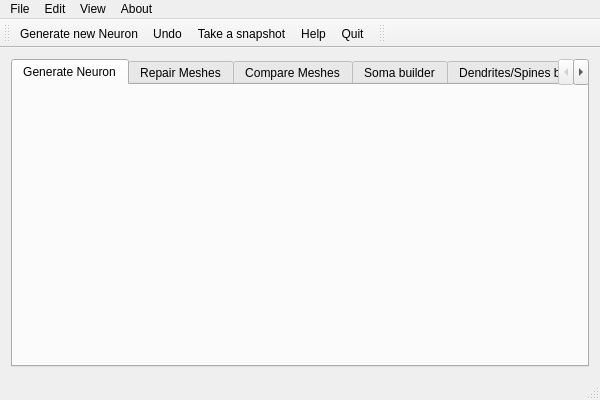
<?xml version="1.0" encoding="UTF-8"?>
<ui version="4.0">
 <class>NeuronizeClass</class>
 <widget class="QMainWindow" name="NeuronizeClass">
  <property name="geometry">
   <rect>
    <x>0</x>
    <y>0</y>
    <width>600</width>
    <height>400</height>
   </rect>
  </property>
  <property name="windowTitle">
   <string>Neuronize</string>
  </property>
  <property name="windowIcon">
   <iconset resource="neuronize.qrc">
    <normaloff>:/Neuronize/icons/neuronize.png</normaloff>:/Neuronize/icons/neuronize.png</iconset>
  </property>
  <widget class="QWidget" name="centralWidget">
   <layout class="QHBoxLayout" name="horizontalLayout">
    <item>
     <widget class="QTabWidget" name="tabWidget_MainContainer">
      <property name="tabPosition">
       <enum>QTabWidget::North</enum>
      </property>
      <property name="tabShape">
       <enum>QTabWidget::Rounded</enum>
      </property>
      <property name="currentIndex">
       <number>0</number>
      </property>
      <property name="usesScrollButtons">
       <bool>true</bool>
      </property>
      <widget class="QWidget" name="tab_SomaCreator">
       <attribute name="title">
        <string>Generate Neuron</string>
       </attribute>
       <layout class="QVBoxLayout" name="verticalLayout_3">
        <item>
         <layout class="QVBoxLayout" name="verticalLayout_SomaCreator"/>
        </item>
       </layout>
      </widget>
      <widget class="QWidget" name="tab_RepairMeshes">
       <attribute name="title">
        <string>Repair Meshes</string>
       </attribute>
       <layout class="QVBoxLayout" name="verticalLayout_6">
        <item>
         <layout class="QVBoxLayout" name="verticalLayout_RepairMeshes"/>
        </item>
       </layout>
      </widget>
      <widget class="QWidget" name="tab_CompareMeshes">
       <attribute name="title">
        <string>Compare Meshes</string>
       </attribute>
       <layout class="QVBoxLayout" name="verticalLayout_8">
        <item>
         <layout class="QVBoxLayout" name="verticalLayout_CompareMeshes"/>
        </item>
       </layout>
      </widget>
      <widget class="QWidget" name="tab_SomaGenerator">
       <attribute name="title">
        <string>Soma builder</string>
       </attribute>
       <layout class="QVBoxLayout" name="verticalLayout">
        <item>
         <layout class="QVBoxLayout" name="verticalLayout_SomaDeformer"/>
        </item>
       </layout>
      </widget>
      <widget class="QWidget" name="tab_DendritesGenerator">
       <attribute name="title">
        <string>Dendrites/Spines builder</string>
       </attribute>
       <layout class="QVBoxLayout" name="verticalLayout_2">
        <item>
         <layout class="QVBoxLayout" name="verticalLayout_DendritesGenerator"/>
        </item>
       </layout>
      </widget>
      <widget class="QWidget" name="tab_SpinesGenerator">
       <attribute name="title">
        <string>Spines builder</string>
       </attribute>
       <layout class="QVBoxLayout" name="verticalLayout_4">
        <item>
         <layout class="QVBoxLayout" name="verticalLayout_SpinesGenerator"/>
        </item>
       </layout>
      </widget>
     </widget>
    </item>
   </layout>
  </widget>
  <widget class="QMenuBar" name="menuBar">
   <property name="geometry">
    <rect>
     <x>0</x>
     <y>0</y>
     <width>600</width>
     <height>25</height>
    </rect>
   </property>
   <widget class="QMenu" name="menuFile">
    <property name="title">
     <string>File</string>
    </property>
    <addaction name="actionGenerateNewNeuron"/>
    <addaction name="actionRepair_Meshes"/>
    <addaction name="actionCompare_Meshes"/>
    <addaction name="actionQuit"/>
   </widget>
   <widget class="QMenu" name="menuEdit">
    <property name="title">
     <string>Edit</string>
    </property>
    <addaction name="actionUndo"/>
   </widget>
   <widget class="QMenu" name="menuView">
    <property name="title">
     <string>View</string>
    </property>
    <addaction name="actionTake_a_snapshot"/>
   </widget>
   <widget class="QMenu" name="menuAbout">
    <property name="title">
     <string>About</string>
    </property>
    <addaction name="actionHelp"/>
    <addaction name="actionAbout_Neuronize"/>
   </widget>
   <addaction name="menuFile"/>
   <addaction name="menuEdit"/>
   <addaction name="menuView"/>
   <addaction name="menuAbout"/>
  </widget>
  <widget class="QToolBar" name="mainToolBar">
   <attribute name="toolBarArea">
    <enum>TopToolBarArea</enum>
   </attribute>
   <attribute name="toolBarBreak">
    <bool>false</bool>
   </attribute>
   <addaction name="actionGenerateNewNeuron"/>
   <addaction name="actionUndo"/>
   <addaction name="actionTake_a_snapshot"/>
   <addaction name="actionHelp"/>
   <addaction name="actionQuit"/>
  </widget>
  <widget class="QStatusBar" name="statusBar"/>
  <widget class="QToolBar" name="toolBar">
   <property name="windowTitle">
    <string>toolBar</string>
   </property>
   <attribute name="toolBarArea">
    <enum>TopToolBarArea</enum>
   </attribute>
   <attribute name="toolBarBreak">
    <bool>false</bool>
   </attribute>
  </widget>
  <action name="actionGenerateNewNeuron">
   <property name="icon">
    <iconset resource="neuronize.qrc">
     <normaloff>:/Neuronize/icons/document-open-6.png</normaloff>:/Neuronize/icons/document-open-6.png</iconset>
   </property>
   <property name="text">
    <string>Generate new Neuron</string>
   </property>
  </action>
  <action name="actionQuit">
   <property name="icon">
    <iconset resource="neuronize.qrc">
     <normaloff>:/Neuronize/icons/application-exit.png</normaloff>:/Neuronize/icons/application-exit.png</iconset>
   </property>
   <property name="text">
    <string>Quit</string>
   </property>
  </action>
  <action name="actionUndo">
   <property name="icon">
    <iconset resource="neuronize.qrc">
     <normaloff>:/Neuronize/icons/edit-undo-8.png</normaloff>:/Neuronize/icons/edit-undo-8.png</iconset>
   </property>
   <property name="text">
    <string>Undo</string>
   </property>
  </action>
  <action name="actionTake_a_snapshot">
   <property name="icon">
    <iconset resource="neuronize.qrc">
     <normaloff>:/Neuronize/icons/Camera.app.png</normaloff>:/Neuronize/icons/Camera.app.png</iconset>
   </property>
   <property name="text">
    <string>Take a snapshot</string>
   </property>
  </action>
  <action name="actionHelp">
   <property name="icon">
    <iconset resource="neuronize.qrc">
     <normaloff>:/Neuronize/icons/help-2.png</normaloff>:/Neuronize/icons/help-2.png</iconset>
   </property>
   <property name="text">
    <string>Help</string>
   </property>
  </action>
  <action name="actionAbout_Neuronize">
   <property name="text">
    <string>About Neuronize</string>
   </property>
  </action>
  <action name="actionBatchBuilder">
   <property name="text">
    <string>BatchBuilder</string>
   </property>
  </action>
  <action name="actionRepair_Meshes">
   <property name="text">
    <string>Repair Meshes</string>
   </property>
  </action>
  <action name="actionCompare_Meshes">
   <property name="text">
    <string>Compare Meshes</string>
   </property>
  </action>
 </widget>
 <layoutdefault spacing="6" margin="11"/>
 <resources>
  <include location="neuronize.qrc"/>
 </resources>
 <connections/>
</ui>
